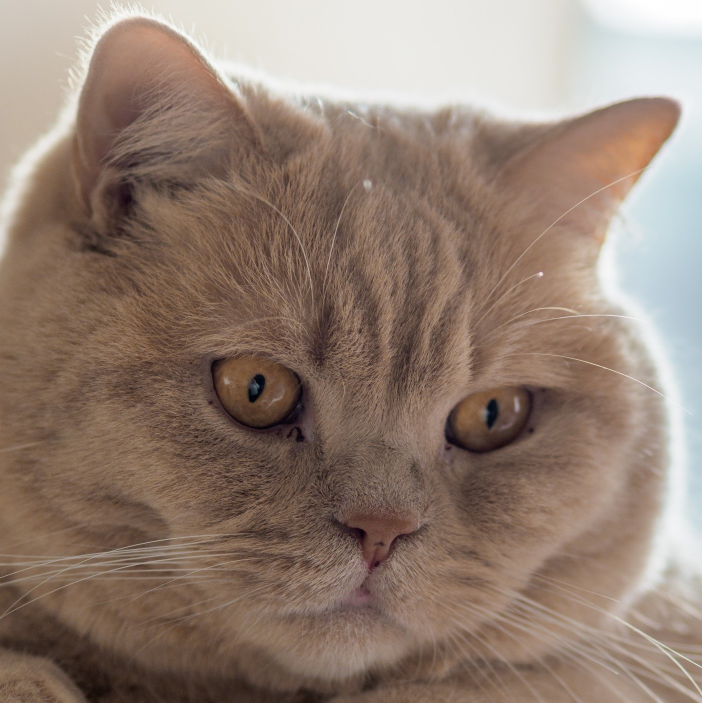
#> input picture ilya/cats/1.jpg, 1404 x 1405 px, found by its file name (shown at 1/2 size); its folder holds only this picture in this run
$ python data_augmentation.py
#> lines starting #> are read from the running program, lines starting #| are printed output that depends on the picture
import os
from scipy import ndarray
from skimage.transform import resize, rotate, AffineTransform,ProjectiveTransform, warp
from skimage import util
from skimage import io
import numpy

picsSize = 100
rotationDegree = 30

# Разворот на градус
def rotation(image_array: ndarray, degree:float):
    return rotate(image_array, degree)


# Применяем один из видов наложения шума
# 'gaussian'
# 'localvar'
# 'poisson'
# 'salt'
# 'pepper'
# 's&p'
# 'speckle'
def add_noise(image_array: ndarray, new_mode: str):
    return util.random_noise(image_array, new_mode)


# Зеркальное отражение относительно оси OY
def horizontal_flip(image_array: ndarray):
    return image_array[:, ::-1]

'''
# Сдвиг изображения
def shift(image_array: ndarray):
    generator = numpy.matrix('1,0,10; 0,1,20; -0.0007,0.0005,1')
    homography = ProjectiveTransform(matrix=generator);
    mapping = lambda img: warp(image_array, homography)
    return mapping
    #shifted = warp(image_array, transform, mode='wrap', preserve_range=True)

    #shifted = shifted.astype(image_array.dtype)

def projection(self, tile: HipsTile):
    im = Image.open("One.png")
transparent_area = (tmp_s.param11,tmp_s.param12,tmp_s.param13,tmp_s.param14)
mask=Image.new('L', im.size, color=255)
draw=ImageDraw.Draw(mask)
draw.rectangle(transparent_area, fill=0)
im.putalpha(mask)
out = im.transform(im.size,Image.PERSPECTIVE ,(persp1),getattr(Image, 'BICUBIC'))
out.save("two.png", "PNG")
'''

# Генерация изображения из папки и сохранение с щаблонным названием
def data_augmentation(folder_path, new_folder_path, pattern):

#> called with folder_path = 'source_train/', new_folder_path = 'train', pattern = 'cats'
    folder_path+=pattern
    # Все файлы в директории
    images = [os.path.join(folder_path, f) for f in os.listdir(folder_path) if os.path.isfile(os.path.join(folder_path, f))]

    newFilesCount = 0               # Счётчик получанных изображений
    numOfImages = len(images)       # Число исходных файлов

    print('\nОбрабатывется папка %s' %folder_path)
    for i in range(numOfImages):

        print("\rЗавершено: %d процента" % int(i * 100 / numOfImages), end='')

        # Берём i-е изображение
        image_path = images[i]

        # Считываем изображение как двумерный массив пикселей
        image_to_transform = io.imread(image_path)
#> image_to_transform is the input picture: shape (1405, 1404, 3); mean R, G, B 146.3, 126.7, 114.1
        # Зададим ему фиксированный размер
        image_to_transform = resize(image_to_transform, (picsSize, picsSize), mode='constant', anti_aliasing=True)
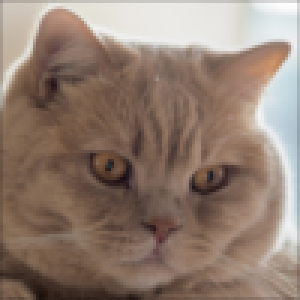
#> image_to_transform: shape (100, 100, 3) float64 (shown 3 times larger); mean R, G, B 0.57, 0.493, 0.444

        # Наложение шума в одном из 7 режимов
        noise_types = ['gaussian', 'localvar', 'poisson', 'salt', 'pepper', 's&p', 'speckle']
        for mode in noise_types:
                transformed_image = add_noise(image_to_transform, mode)

                new_file_path = '%s/%s/%s%d.jpg' % (new_folder_path, pattern, pattern, newFilesCount)
                newFilesCount += 1
                # Сохраняем изображение на диск
                io.imsave(new_file_path, transformed_image)
#> this loop made 1 pass
#> pass 1, in data_augmentation, `transformed_image = add_noise(image_to_transform, mode)`:
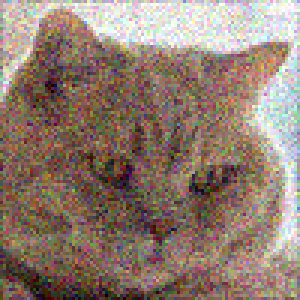
#> transformed_image: shape (100, 100, 3) float64 (shown 3 times larger); mean R, G, B 0.569, 0.493, 0.443
#> after the loop, newFilesCount = 1

        # Поворот изображения в диапазоне [-20, 20] градусов
        for degree in range(-rotationDegree, rotationDegree, 10):
                transformed_image = rotation(image_to_transform, degree)
                new_file_path = '%s/%s/%s%d.jpg' % (new_folder_path, pattern, pattern, newFilesCount)
                newFilesCount += 1
                # Сохраняем изображение на диск
                io.imsave(new_file_path, transformed_image)

        # [6 lines of commented-out code are left out]
        image_to_transform = horizontal_flip(image_to_transform)

        # Поворот изображения в диапазоне [-20, 20] градусов
        for degree in range(-rotationDegree, rotationDegree, 10):
                transformed_image = rotation(image_to_transform, degree)
                new_file_path = '%s/%s/%s%d.jpg' % (new_folder_path, pattern, pattern, newFilesCount)
                newFilesCount += 1
                # Сохраняем изображение на диск
                io.imsave(new_file_path, transformed_image)

        '''
        transformed_image = shift(image_to_transform)
        new_file_path = '%s/%s/%s%d.jpg' % (new_folder_path, pattern, pattern, newFilesCount)
        newFilesCount += 1
        # Сохраняем изображение на диск
        io.imsave(new_file_path, transformed_image)
        '''


#> (the run stopped early here; a loop or call above may not have finished)

$ run again, on ilya/cats/11.jpg
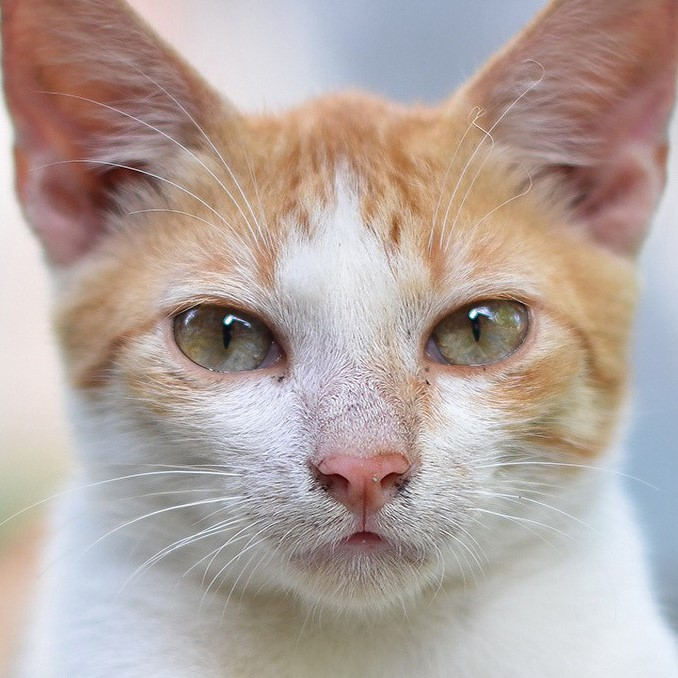
#> input picture ilya/cats/11.jpg, 678 x 678 px, found by its file name
#> in data_augmentation, image_to_transform is the input picture: shape (678, 678, 3); mean R, G, B 179.3, 164.8, 159.1
#> in data_augmentation, `image_to_transform = resize(image_to_transform, (picsSize, picsSize), ..`:
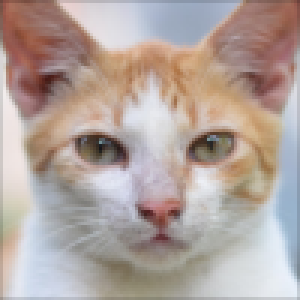
#> image_to_transform: shape (100, 100, 3) float64 (shown 3 times larger); mean R, G, B 0.699, 0.643, 0.62
#> the loop in data_augmentation, `for mode in noise_types:` made 1 pass
#> pass 1, in data_augmentation, `transformed_image = add_noise(image_to_transform, mode)`:
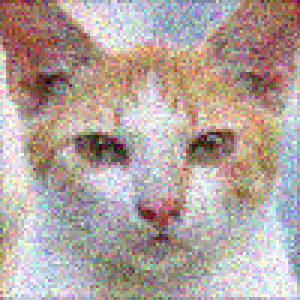
#> transformed_image: shape (100, 100, 3) float64 (shown 3 times larger); mean R, G, B 0.7, 0.641, 0.619
#> after the loop in data_augmentation, `for mode in noise_types:`: newFilesCount = 1

$ run again, on ilya/cats/11.png
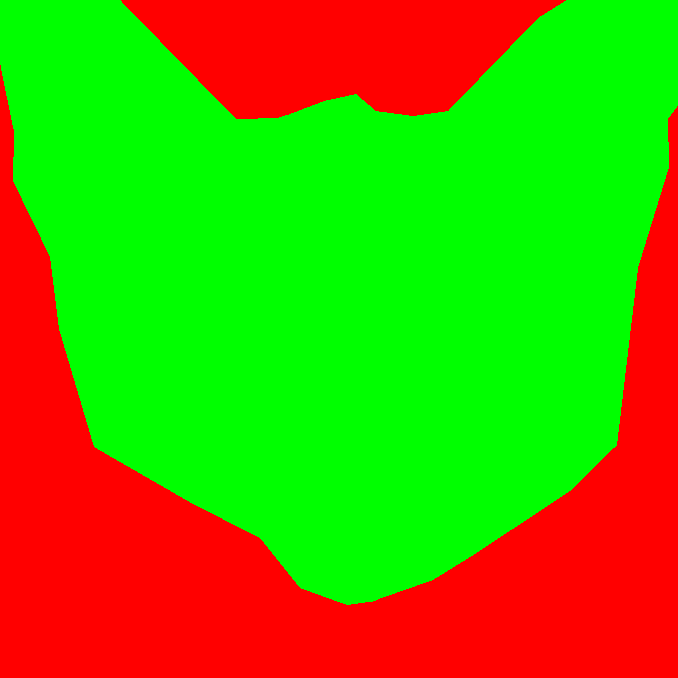
#> input picture ilya/cats/11.png, 678 x 678 px, found by its file name
#> in data_augmentation, image_to_transform is the input picture: shape (678, 678, 3); mean R, G, B 97.7, 157.3, 0
#> in data_augmentation, `image_to_transform = resize(image_to_transform, (picsSize, picsSize), ..`:
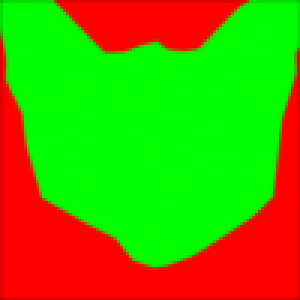
#> image_to_transform: shape (100, 100, 3) float64 (shown 3 times larger); mean R, G, B 0.379, 0.616, 0
#> the loop in data_augmentation, `for mode in noise_types:` made 1 pass
#> pass 1, in data_augmentation, `transformed_image = add_noise(image_to_transform, mode)`:
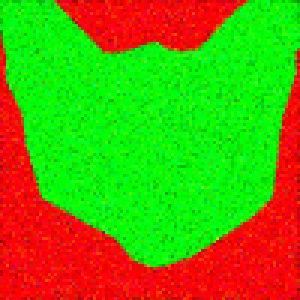
#> transformed_image: shape (100, 100, 3) float64 (shown 3 times larger); mean R, G, B 0.389, 0.607, 0.0403
#> after the loop in data_augmentation, `for mode in noise_types:`: newFilesCount = 1

$ run again, on ilya/cats/12.jpg
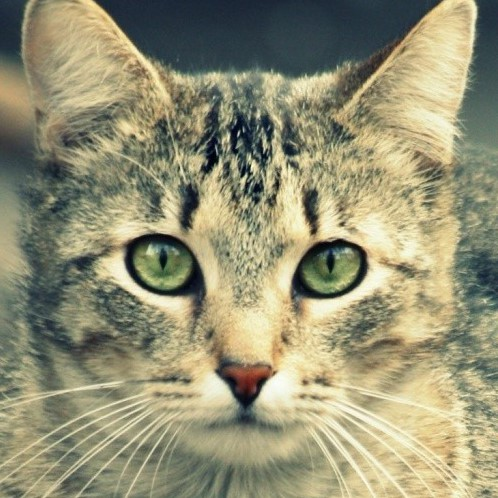
#> input picture ilya/cats/12.jpg, 498 x 498 px, found by its file name
#> in data_augmentation, image_to_transform is the input picture: shape (498, 498, 3); mean R, G, B 148.2, 145.6, 117
#> in data_augmentation, `image_to_transform = resize(image_to_transform, (picsSize, picsSize), ..`:
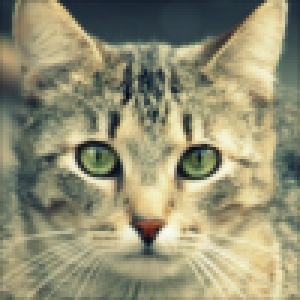
#> image_to_transform: shape (100, 100, 3) float64 (shown 3 times larger); mean R, G, B 0.579, 0.569, 0.457
#> the loop in data_augmentation, `for mode in noise_types:` made 1 pass
#> pass 1, in data_augmentation, `transformed_image = add_noise(image_to_transform, mode)`:
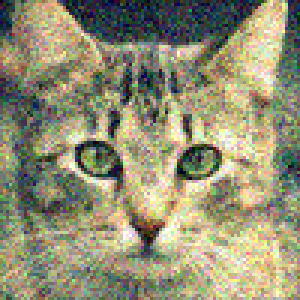
#> transformed_image: shape (100, 100, 3) float64 (shown 3 times larger); mean R, G, B 0.58, 0.569, 0.458
#> after the loop in data_augmentation, `for mode in noise_types:`: newFilesCount = 1

$ run again, on ilya/cats/1.png
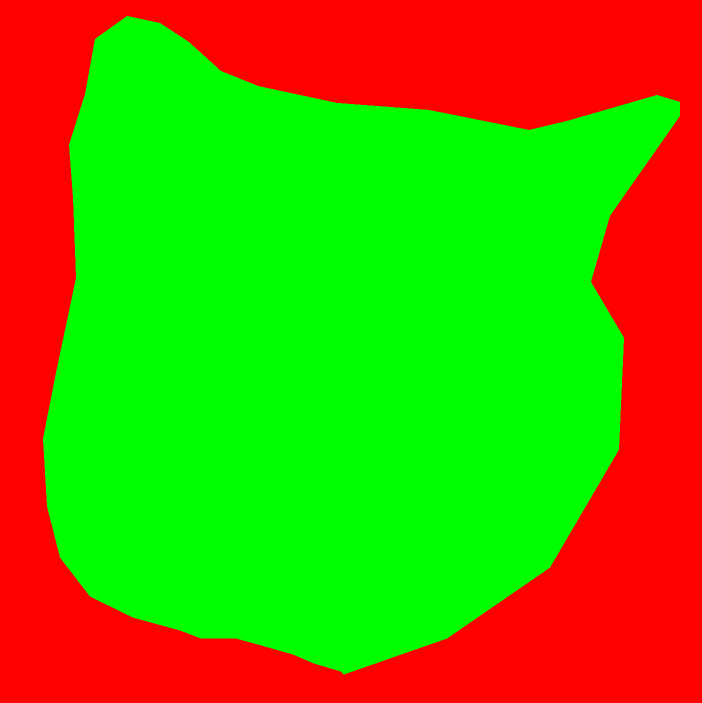
#> input picture ilya/cats/1.png, 1404 x 1405 px, found by its file name (shown at 1/2 size)
#> in data_augmentation, image_to_transform is the input picture: shape (1405, 1404, 3); mean R, G, B 102.6, 152.4, 0
#> in data_augmentation, `image_to_transform = resize(image_to_transform, (picsSize, picsSize), ..`:
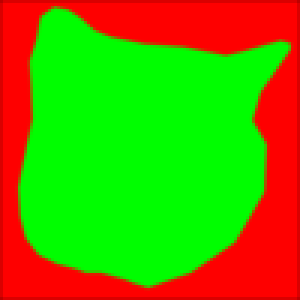
#> image_to_transform: shape (100, 100, 3) float64 (shown 3 times larger); mean R, G, B 0.397, 0.598, 0
#> the loop in data_augmentation, `for mode in noise_types:` made 1 pass
#> pass 1, in data_augmentation, `transformed_image = add_noise(image_to_transform, mode)`:
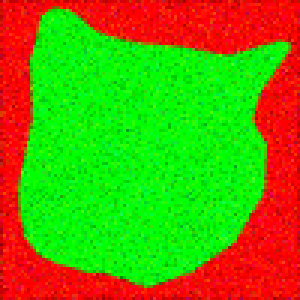
#> transformed_image: shape (100, 100, 3) float64 (shown 3 times larger); mean R, G, B 0.405, 0.591, 0.0391
#> after the loop in data_augmentation, `for mode in noise_types:`: newFilesCount = 1
